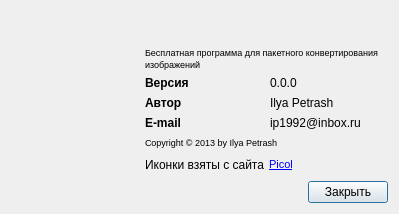
<?xml version="1.0" encoding="UTF-8"?>
<ui version="4.0">
 <class>UAboutProgram</class>
 <widget class="QDialog" name="UAboutProgram">
  <property name="geometry">
   <rect>
    <x>0</x>
    <y>0</y>
    <width>399</width>
    <height>214</height>
   </rect>
  </property>
  <property name="sizePolicy">
   <sizepolicy hsizetype="Fixed" vsizetype="Fixed">
    <horstretch>0</horstretch>
    <verstretch>0</verstretch>
   </sizepolicy>
  </property>
  <property name="minimumSize">
   <size>
    <width>399</width>
    <height>214</height>
   </size>
  </property>
  <property name="maximumSize">
   <size>
    <width>399</width>
    <height>214</height>
   </size>
  </property>
  <property name="windowTitle">
   <string>О программе</string>
  </property>
  <property name="autoFillBackground">
   <bool>false</bool>
  </property>
  <property name="sizeGripEnabled">
   <bool>false</bool>
  </property>
  <property name="modal">
   <bool>false</bool>
  </property>
  <layout class="QVBoxLayout" name="verticalLayout_2">
   <item>
    <layout class="QHBoxLayout" name="horizontalLayout">
     <item>
      <widget class="QLabel" name="label">
       <property name="sizePolicy">
        <sizepolicy hsizetype="Preferred" vsizetype="Preferred">
         <horstretch>0</horstretch>
         <verstretch>0</verstretch>
        </sizepolicy>
       </property>
       <property name="minimumSize">
        <size>
         <width>128</width>
         <height>128</height>
        </size>
       </property>
       <property name="maximumSize">
        <size>
         <width>128</width>
         <height>128</height>
        </size>
       </property>
       <property name="sizeIncrement">
        <size>
         <width>0</width>
         <height>0</height>
        </size>
       </property>
       <property name="text">
        <string/>
       </property>
       <property name="textFormat">
        <enum>Qt::RichText</enum>
       </property>
       <property name="pixmap">
        <pixmap resource="resource.qrc">:/IconProgram</pixmap>
       </property>
       <property name="scaledContents">
        <bool>true</bool>
       </property>
       <property name="alignment">
        <set>Qt::AlignLeading|Qt::AlignLeft|Qt::AlignTop</set>
       </property>
      </widget>
     </item>
     <item>
      <layout class="QVBoxLayout" name="verticalLayout">
       <item>
        <widget class="QLabel" name="labelName">
         <property name="text">
          <string>&lt;html&gt;&lt;head/&gt;&lt;body&gt;&lt;p&gt;&lt;br/&gt;&lt;/p&gt;&lt;/body&gt;&lt;/html&gt;</string>
         </property>
         <property name="textInteractionFlags">
          <set>Qt::LinksAccessibleByMouse</set>
         </property>
        </widget>
       </item>
       <item>
        <widget class="QLabel" name="label_4">
         <property name="text">
          <string>&lt;html&gt;&lt;head/&gt;&lt;body&gt;&lt;p&gt;&lt;span style=&quot; font-size:7pt;&quot;&gt;Бесплатная программа для пакетного конвертирования &lt;/span&gt;&lt;br/&gt;&lt;span style=&quot; font-size:7pt;&quot;&gt;изображений&lt;/span&gt;&lt;/p&gt;&lt;/body&gt;&lt;/html&gt;</string>
         </property>
         <property name="alignment">
          <set>Qt::AlignLeading|Qt::AlignLeft|Qt::AlignVCenter</set>
         </property>
         <property name="textInteractionFlags">
          <set>Qt::LinksAccessibleByMouse</set>
         </property>
        </widget>
       </item>
       <item>
        <layout class="QGridLayout" name="gridLayout">
         <item row="0" column="1">
          <widget class="QLabel" name="labelVersion">
           <property name="text">
            <string>&lt;html&gt;&lt;head/&gt;&lt;body&gt;&lt;p&gt;&lt;span style=&quot; font-size:9pt;&quot;&gt;0.0.0&lt;/span&gt;&lt;/p&gt;&lt;/body&gt;&lt;/html&gt;</string>
           </property>
          </widget>
         </item>
         <item row="1" column="1">
          <widget class="QLabel" name="label_9">
           <property name="text">
            <string>&lt;html&gt;&lt;head/&gt;&lt;body&gt;&lt;p&gt;&lt;span style=&quot; font-size:9pt;&quot;&gt;Ilya Petrash&lt;/span&gt;&lt;/p&gt;&lt;/body&gt;&lt;/html&gt;</string>
           </property>
          </widget>
         </item>
         <item row="2" column="1">
          <widget class="QLabel" name="label_10">
           <property name="text">
            <string>&lt;html&gt;&lt;head/&gt;&lt;body&gt;&lt;p&gt;&lt;span style=&quot; font-size:9pt;&quot;&gt;ip1992@inbox.ru&lt;/span&gt;&lt;/p&gt;&lt;/body&gt;&lt;/html&gt;</string>
           </property>
           <property name="textInteractionFlags">
            <set>Qt::LinksAccessibleByMouse|Qt::TextSelectableByMouse</set>
           </property>
          </widget>
         </item>
         <item row="2" column="0">
          <widget class="QLabel" name="label_7">
           <property name="text">
            <string>&lt;html&gt;&lt;head/&gt;&lt;body&gt;&lt;p&gt;&lt;span style=&quot; font-size:9pt; font-weight:600;&quot;&gt;E-mail&lt;/span&gt;&lt;/p&gt;&lt;/body&gt;&lt;/html&gt;</string>
           </property>
           <property name="textInteractionFlags">
            <set>Qt::LinksAccessibleByMouse</set>
           </property>
          </widget>
         </item>
         <item row="0" column="0">
          <widget class="QLabel" name="label_5">
           <property name="text">
            <string>&lt;html&gt;&lt;head/&gt;&lt;body&gt;&lt;p&gt;&lt;span style=&quot; font-size:9pt; font-weight:600;&quot;&gt;Версия&lt;/span&gt;&lt;/p&gt;&lt;/body&gt;&lt;/html&gt;</string>
           </property>
           <property name="textInteractionFlags">
            <set>Qt::LinksAccessibleByMouse</set>
           </property>
          </widget>
         </item>
         <item row="1" column="0">
          <widget class="QLabel" name="label_6">
           <property name="text">
            <string>&lt;html&gt;&lt;head/&gt;&lt;body&gt;&lt;p&gt;&lt;span style=&quot; font-size:9pt; font-weight:600;&quot;&gt;Автор&lt;/span&gt;&lt;/p&gt;&lt;/body&gt;&lt;/html&gt;</string>
           </property>
           <property name="textInteractionFlags">
            <set>Qt::LinksAccessibleByMouse</set>
           </property>
          </widget>
         </item>
        </layout>
       </item>
       <item>
        <widget class="QLabel" name="label_8">
         <property name="text">
          <string>&lt;html&gt;&lt;head/&gt;&lt;body&gt;&lt;p&gt;&lt;span style=&quot; font-size:7pt;&quot;&gt;Copyright © 2013 by Ilya Petrash&lt;/span&gt;&lt;/p&gt;&lt;/body&gt;&lt;/html&gt;</string>
         </property>
         <property name="textInteractionFlags">
          <set>Qt::LinksAccessibleByMouse</set>
         </property>
        </widget>
       </item>
       <item>
        <layout class="QHBoxLayout" name="horizontalLayout_3">
         <property name="spacing">
          <number>0</number>
         </property>
         <item>
          <widget class="QLabel" name="label_12">
           <property name="text">
            <string>&lt;html&gt;&lt;head/&gt;&lt;body&gt;&lt;p&gt;Иконки взяты с сайта&lt;/p&gt;&lt;/body&gt;&lt;/html&gt;</string>
           </property>
          </widget>
         </item>
         <item>
          <spacer name="horizontalSpacer_2">
           <property name="orientation">
            <enum>Qt::Horizontal</enum>
           </property>
           <property name="sizeType">
            <enum>QSizePolicy::Fixed</enum>
           </property>
           <property name="sizeHint" stdset="0">
            <size>
             <width>5</width>
             <height>5</height>
            </size>
           </property>
          </spacer>
         </item>
         <item>
          <widget class="QLabel" name="label_11">
           <property name="text">
            <string>&lt;!DOCTYPE HTML PUBLIC &quot;-//W3C//DTD HTML 4.0//EN&quot; &quot;http://www.w3.org/TR/REC-html40/strict.dtd&quot;&gt;
&lt;html&gt;&lt;head&gt;&lt;meta name=&quot;qrichtext&quot; content=&quot;1&quot; /&gt;&lt;style type=&quot;text/css&quot;&gt;
p, li { white-space: pre-wrap; }
&lt;/style&gt;&lt;/head&gt;&lt;body style=&quot; font-family:'MS Shell Dlg 2'; font-size:8pt; font-weight:400; font-style:normal;&quot;&gt;
&lt;p style=&quot; margin-top:12px; margin-bottom:12px; margin-left:0px; margin-right:0px; -qt-block-indent:0; text-indent:0px;&quot;&gt;&lt;a href=&quot;http://www.picol.org/&quot;&gt;&lt;span style=&quot; text-decoration: underline; color:#0000ff;&quot;&gt;Picol&lt;/span&gt;&lt;/a&gt;&lt;/p&gt;&lt;/body&gt;&lt;/html&gt;</string>
           </property>
           <property name="openExternalLinks">
            <bool>true</bool>
           </property>
           <property name="textInteractionFlags">
            <set>Qt::TextBrowserInteraction</set>
           </property>
          </widget>
         </item>
         <item>
          <spacer name="horizontalSpacer_3">
           <property name="orientation">
            <enum>Qt::Horizontal</enum>
           </property>
           <property name="sizeHint" stdset="0">
            <size>
             <width>40</width>
             <height>20</height>
            </size>
           </property>
          </spacer>
         </item>
        </layout>
       </item>
      </layout>
     </item>
    </layout>
   </item>
   <item>
    <layout class="QHBoxLayout" name="horizontalLayout_2">
     <item>
      <spacer name="horizontalSpacer">
       <property name="orientation">
        <enum>Qt::Horizontal</enum>
       </property>
       <property name="sizeHint" stdset="0">
        <size>
         <width>40</width>
         <height>20</height>
        </size>
       </property>
      </spacer>
     </item>
     <item>
      <widget class="QPushButton" name="pButtonClose">
       <property name="text">
        <string>Закрыть</string>
       </property>
      </widget>
     </item>
    </layout>
   </item>
  </layout>
 </widget>
 <resources>
  <include location="resource.qrc"/>
 </resources>
 <connections/>
</ui>
